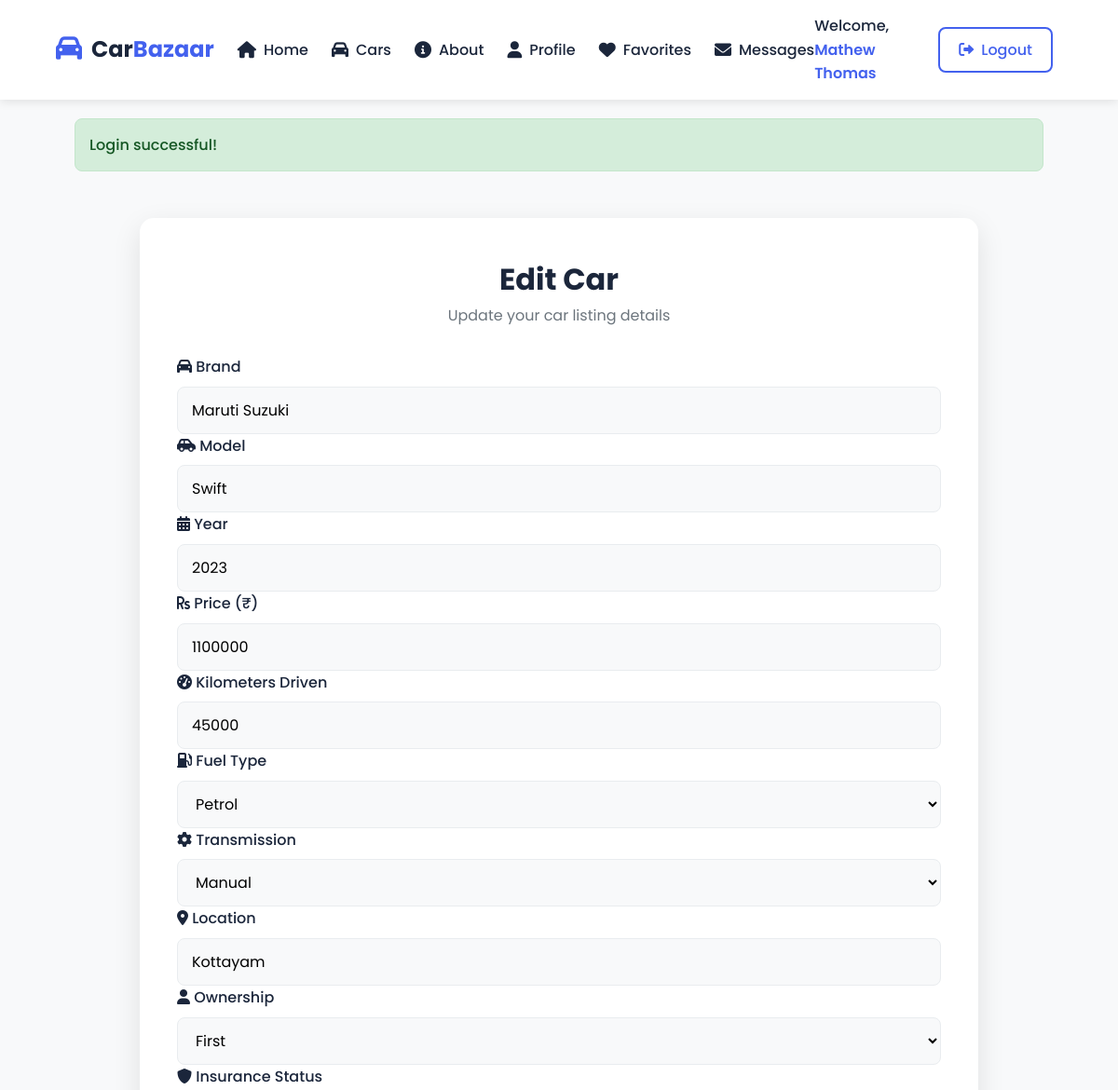
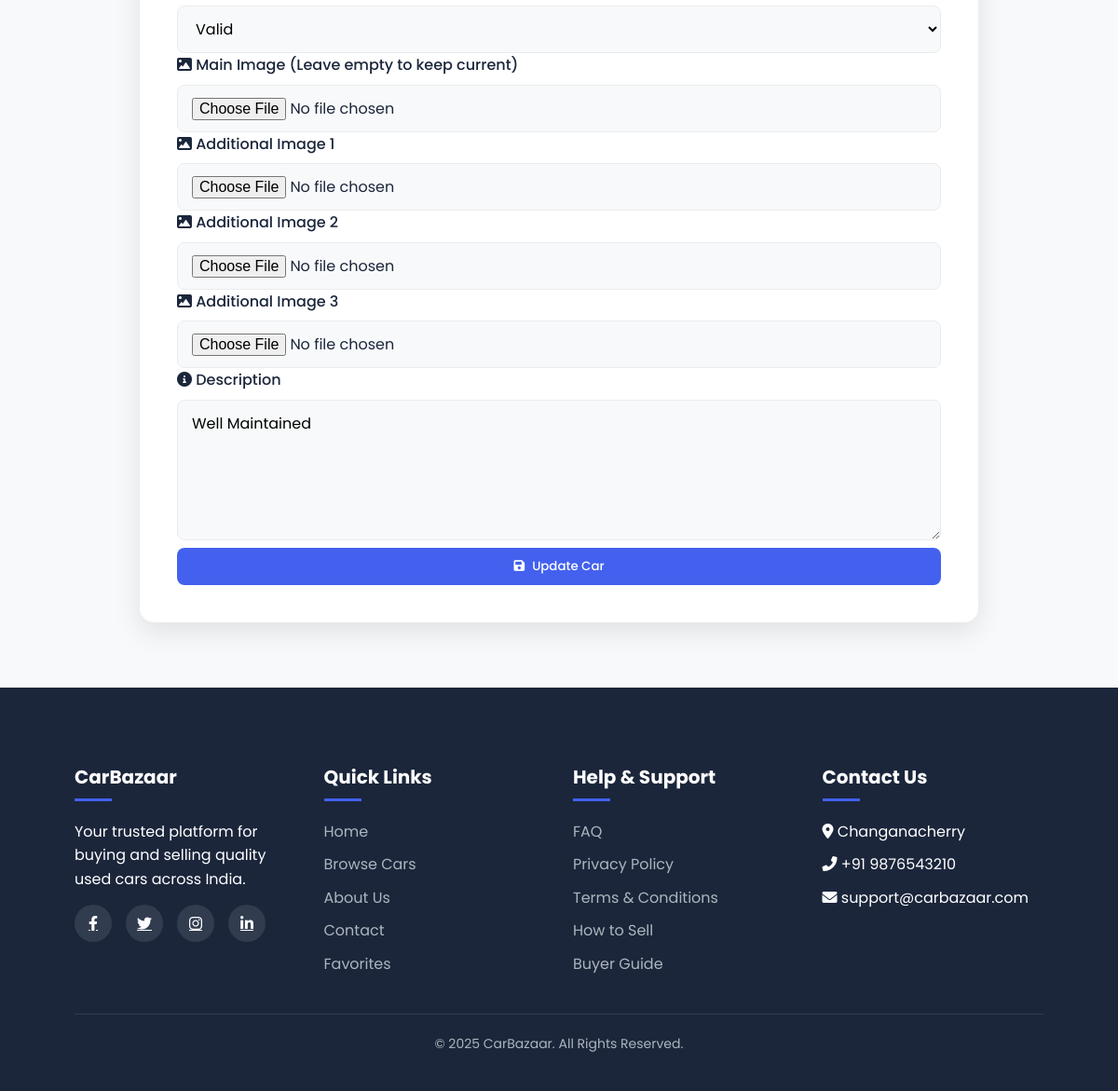
/edit_car.php?id=2 (signed in), run on the app's committed database (2 pictures, top to bottom).
### tables this page shows
CREATE TABLE `cars` (
  `id` int(11) NOT NULL,
  `seller_id` int(11) NOT NULL,
  `model` varchar(100) NOT NULL,
  `brand` varchar(50) NOT NULL,
  `year` int(11) NOT NULL,
  `price` int(11) NOT NULL,
  `km_driven` int(11) NOT NULL,
  `fuel_type` enum('Petrol','Diesel','Electric','Hybrid','CNG') NOT NULL,
  `transmission` enum('Automatic','Manual') NOT NULL,
  `main_image` varchar(255) NOT NULL,
  `sub_image1` varchar(255) DEFAULT NULL,
  `sub_image2` varchar(255) DEFAULT NULL,
  `sub_image3` varchar(255) DEFAULT NULL,
  `location` varchar(100) NOT NULL,
  `ownership` enum('First','Second','Third','Other') NOT NULL,
  `insurance_status` enum('Valid','Expired','None') NOT NULL,
  `description` text DEFAULT NULL,
  `is_sold` tinyint(1) DEFAULT 0,
  `created_at` timestamp NOT NULL DEFAULT current_timestamp()
);

### edit_car.php (the view, shortened to what this page needs)
<?php
$db_host = "localhost";
$db_user = "root";
$db_pass = "";
$db_name = "car_rental_db";
try {
    $conn = new mysqli($db_host, $db_user, $db_pass, $db_name);
} catch (Exception $e) {
    die($e->getMessage());
}
$car_id = filter_input(INPUT_GET, 'id', FILTER_SANITIZE_NUMBER_INT);
$stmt = $conn->prepare("SELECT * FROM cars WHERE id = ? AND seller_id = ?");
$stmt->bind_param("ii", $car_id, $_SESSION['user_id']);
$stmt->execute();
$result = $stmt->get_result();
$car = $result->fetch_assoc();
?>
<!DOCTYPE html>
<html lang="en">
<head>
    <link rel="stylesheet" href="https://cdnjs.cloudflare.com/ajax/libs/font-awesome/6.0.0-beta3/css/all.min.css">
    <link rel="stylesheet" href="style.css">
</head>
<body>
    <header>
        <div class="container header-container">
            <a href="index.php" class="logo">
                <div class="logo-icon"><i class="fas fa-car"></i></div>
                <div class="logo-text">Car<span>Bazaar</span></div>
            </a>
          <nav>
                <ul>
                    <li><a href="index.php"><i class="fas fa-home"></i> Home</a></li>
                    <li><a href="#cars"><i class="fas fa-car"></i> Cars</a></li>
                    <li><a href="about.php"><i class="fas fa-info-circle"></i> About</a></li>
                    <?php if (isset($_SESSION['user_id'])): ?>
                        <li><a href="profile.php"><i class="fas fa-user"></i> Profile</a></li>
                        <li><a href="favorites.php"><i class="fas fa-heart"></i> Favorites</a></li>
                        <li>
                            <a href="messages.php"><i class="fas fa-envelope"></i> Messages</a>
                        </li>
                    <?php endif; ?>
                </ul>
            </nav>
            <div class="user-actions">
                <div class="user-greeting">Welcome, <span><?php echo htmlspecialchars($_SESSION['username']); ?></span></div>
                <a href="index.php?logout" class="btn btn-outline"><i class="fas fa-sign-out-alt"></i> Logout</a>
            </div>
        </div>
    </header>
    <div class="container">
        <?php if (isset($_SESSION['message'])): ?>
            <div class="alert alert-success">
                <?php echo htmlspecialchars($_SESSION['message']); unset($_SESSION['message']); ?>
            </div>
        <?php endif; ?>
        <div class="auth-container">
            <div class="auth-form-container">
                <div class="auth-header">
                    <h2>Edit Car</h2>
                    <p>Update your car listing details</p>
                </div>
                <form method="POST" enctype="multipart/form-data">
                    <div class="form-group">
                        <label for="brand"><i class="fas fa-car"></i> Brand</label>
                        <input type="text" id="brand" name="brand" class="form-control" value="<?php echo htmlspecialchars($car['brand']); ?>" required>
                    </div>
                    <div class="form-group">
                        <label for="model"><i class="fas fa-car-side"></i> Model</label>
                        <input type="text" id="model" name="model" class="form-control" value="<?php echo htmlspecialchars($car['model']); ?>" required>
                    </div>
                    <div class="form-group">
                        <label for="year"><i class="fas fa-calendar-alt"></i> Year</label>
                        <input type="number" id="year" name="year" class="form-control" min="1900" max="<?php echo date('Y'); ?>" value="<?php echo htmlspecialchars($car['year']); ?>" required>
                    </div>
                    <div class="form-group">
                        <label for="price"><i class="fas fa-rupee-sign"></i> Price (₹)</label>
                        <input type="number" id="price" name="price" class="form-control" min="0" value="<?php echo htmlspecialchars($car['price']); ?>" required>
                    </div>
                    <div class="form-group">
                        <label for="km_driven"><i class="fas fa-tachometer-alt"></i> Kilometers Driven</label>
                        <input type="number" id="km_driven" name="km_driven" class="form-control" min="0" value="<?php echo htmlspecialchars($car['km_driven']); ?>" required>
                    </div>
                    <div class="form-group">
                        <label for="fuel_type"><i class="fas fa-gas-pump"></i> Fuel Type</label>
                        <select id="fuel_type" name="fuel_type" class="form-control" required>
                            <option value="Petrol" <?php echo $car['fuel_type'] == 'Petrol' ? 'selected' : ''; ?>>Petrol</option>
                        </select>
                    </div>
                    <div class="form-group">
                        <label for="transmission"><i class="fas fa-cog"></i> Transmission</label>
                        <select id="transmission" name="transmission" class="form-control" required>
                            <option value="Manual" <?php echo $car['transmission'] == 'Manual' ? 'selected' : ''; ?>>Manual</option>
                        </select>
                    </div>
                    <div class="form-group">
                        <label for="location"><i class="fas fa-map-marker-alt"></i> Location</label>
                        <input type="text" id="location" name="location" class="form-control" value="<?php echo htmlspecialchars($car['location']); ?>" required>
                    </div>
                    <div class="form-group">
                        <label for="ownership"><i class="fas fa-user"></i> Ownership</label>
                        <select id="ownership" name="ownership" class="form-control" required>
                            <option value="First" <?php echo $car['ownership'] == 'First' ? 'selected' : ''; ?>>First</option>
                        </select>
                    </div>
                    <div class="form-group">
                        <label for="insurance_status"><i class="fas fa-shield-alt"></i> Insurance Status</label>
                        <select id="insurance_status" name="insurance_status" class="form-control" required>
                            <option value="Valid" <?php echo $car['insurance_status'] == 'Valid' ? 'selected' : ''; ?>>Valid</option>
                        </select>
                    </div>
                    <div class="form-group">
                        <label for="main_image"><i class="fas fa-image"></i> Main Image (Leave empty to keep current)</label>
                        <input type="file" id="main_image" name="main_image" class="form-control" accept="image/jpeg,image/png">
                    </div>
                    <div class="form-group">
                        <label for="sub_image1"><i class="fas fa-image"></i> Additional Image 1</label>
                        <input type="file" id="sub_image1" name="sub_image1" class="form-control" accept="image/jpeg,image/png">
                    </div>
                    <div class="form-group">
                        <label for="sub_image2"><i class="fas fa-image"></i> Additional Image 2</label>
                        <input type="file" id="sub_image2" name="sub_image2" class="form-control" accept="image/jpeg,image/png">
                    </div>
                    <div class="form-group">
                        <label for="sub_image3"><i class="fas fa-image"></i> Additional Image 3</label>
                        <input type="file" id="sub_image3" name="sub_image3" class="form-control" accept="image/jpeg,image/png">
                    </div>
                    <div class="form-group">
                        <label for="description"><i class="fas fa-info-circle"></i> Description</label>
                        <textarea id="description" name="description" class="form-control" rows="5"><?php echo htmlspecialchars($car['description']); ?></textarea>
                    </div>
                    <div class="form-group">
                        <button type="submit" class="btn btn-primary" style="width: 100%;">
                            <i class="fas fa-save"></i> Update Car
                        </button>
                    </div>
                </form>
            </div>
        </div>
    </div>
    <footer>
        <div class="container">
            <div class="footer-container">
                <div class="footer-column">
                    <h3>CarBazaar</h3>
                    <p>Your trusted platform for buying and selling quality used cars across India.</p>
                    <div class="footer-social">
                        <a href="#"><i class="fab fa-facebook-f"></i></a>
                        <a href="#"><i class="fab fa-twitter"></i></a>
                        <a href="#"><i class="fab fa-instagram"></i></a>
                        <a href="#"><i class="fab fa-linkedin-in"></i></a>
                    </div>
                </div>
                <div class="footer-column">
                    <h3>Quick Links</h3>
                    <ul>
                        <li><a href="index.php">Home</a></li>
                        <li><a href="index.php#cars">Browse Cars</a></li>
                        <li><a href="index.php#about">About Us</a></li>
                        <li><a href="index.php#contact">Contact</a></li>
                        <li><a href="favorites.php">Favorites</a></li>
                    </ul>
                </div>
                <div class="footer-column">
                    <h3>Help & Support</h3>
                    <ul>
                        <li><a href="#">FAQ</a></li>
                        <li><a href="#">Privacy Policy</a></li>
                        <li><a href="#">Terms & Conditions</a></li>
                        <li><a href="#">How to Sell</a></li>
                        <li><a href="#">Buyer Guide</a></li>
                    </ul>
                </div>
                <div class="footer-column">
                    <h3>Contact Us</h3>
                    <ul>
                        <li><i class="fas fa-map-marker-alt"></i> Changanacherry</li>
                        <li><i class="fas fa-phone-alt"></i> +91 9876543210</li>
                        <li><i class="fas fa-envelope"></i> support@carbazaar.com</li>
                    </ul>
                </div>
            </div>
            <div class="footer-bottom">
                <p>© <?php echo date('Y'); ?> CarBazaar. All Rights Reserved.</p>
            </div>
        </div>
    </footer>
</body>
</html>

### style.css (style rules this page uses)
:root { --primary: #4361ee; --secondary: #3f37c9; --accent: #4895ef; --dark: #1b263b; --light: #f8f9fa; --success: #4cc9f0; --warning: #f8961e; --danger: #f72585; --gray: #6c757d; --light-gray: #e9ecef; }
* { margin: 0; padding: 0; box-sizing: border-box; font-family: 'Poppins', sans-serif; }
body { background-color: var(--light); color: var(--dark); line-height: 1.6; scroll-behavior: smooth; }
.container { width: 90%; max-width: 1400px; margin: 0 auto; padding: 20px; }
.alert { padding: 15px; margin-bottom: 20px; border-radius: 8px; font-weight: 500; }
.alert-success { background-color: #d4edda; color: #155724; border: 1px solid #c3e6cb; }
header { background-color: white; box-shadow: 0 2px 10px rgba(0,0,0,0.1); position: sticky; top: 0; z-index: 1000; }
.header-container { display: flex; justify-content: space-between; align-items: center; padding: 15px 0; }
.logo { display: flex; align-items: center; text-decoration: none; }
.logo-icon { font-size: 28px; color: var(--primary); margin-right: 10px; }
.logo-text { font-size: 24px; font-weight: 700; color: var(--dark); }
.logo-text span { color: var(--primary); }
nav ul { display: flex; list-style: none; }
nav ul li { margin-left: 25px; }
nav ul li a { color: var(--dark); text-decoration: none; font-weight: 500; transition: color 0.3s; display: flex; align-items: center; }
nav ul li a i { margin-right: 8px; font-size: 18px; }
.user-actions { display: flex; align-items: center; }
.user-greeting { margin-right: 20px; font-weight: 500; color: var(--dark); }
.user-greeting span { color: var(--primary); font-weight: 600; }
.btn { display: inline-flex; align-items: center; justify-content: center; padding: 10px 20px; border-radius: 8px; font-weight: 500; cursor: pointer; transition: all 0.3s ease; text-decoration: none; border: none; outline: none; margin-right:10px; }
.btn i { margin-right: 8px; }
.btn-primary { background-color: var(--primary); color: white; }
.btn-outline { background-color: transparent; color: var(--primary); border: 2px solid var(--primary); }
.form-group { margin-bottom: 0; }
.form-group label { display: block; margin-bottom: 8px; font-weight: 500; color: var(--dark); }
.form-control { width: 100%; padding: 12px 15px; border: 1px solid var(--light-gray); border-radius: 8px; font-size: 16px; transition: all 0.3s; background-color: var(--light); }
footer { background-color: var(--dark); color: white; padding: 60px 0 20px; }
.footer-container { display: grid; grid-template-columns: repeat(auto-fit, minmax(200px, 1fr)); gap: 30px; margin-bottom: 30px; }
.footer-column h3 { font-size: 20px; margin-bottom: 20px; position: relative; padding-bottom: 10px; }
.footer-column h3::after { content: ''; position: absolute; bottom: 0; left: 0; width: 40px; height: 3px; background-color: var(--primary); }
.footer-column ul { list-style: none; }
.footer-column ul li { margin-bottom: 10px; }
.footer-column ul li a { color: #adb5bd; text-decoration: none; transition: color 0.3s; }
.footer-social { display: flex; gap: 15px; margin-top: 15px; }
.footer-social a { display: flex; align-items: center; justify-content: center; width: 40px; height: 40px; border-radius: 50%; background-color: rgba(255,255,255,0.1); color: white; transition: all 0.3s; }
.footer-bottom { text-align: center; padding-top: 20px; border-top: 1px solid rgba(255,255,255,0.1); color: #adb5bd; font-size: 14px; }
.auth-container { display: flex; max-width: 900px; margin: 50px auto; background-color: white; border-radius: 15px; overflow: hidden; box-shadow: 0 10px 30px rgba(0,0,0,0.1); animation: slideIn 0.5s ease; }
.auth-form-container { flex: 1; padding: 40px; }
.auth-header { text-align: center; margin-bottom: 30px; }
.auth-header h2 { font-size: 32px; color: var(--dark); }
.auth-header p { color: var(--gray); }

### data on the page
cars: brand "Maruti Suzuki", model "Swift", year "2023", price "1100000", km_driven "45000", fuel_type "Petrol", transmission "Manual", location "Kottayam", ownership "First", insurance_status "Valid", description "Well Maintained"

### other printed values
$_SESSION['username'] "Mathew Thomas"
$_SESSION['message'] "Login successful!"
